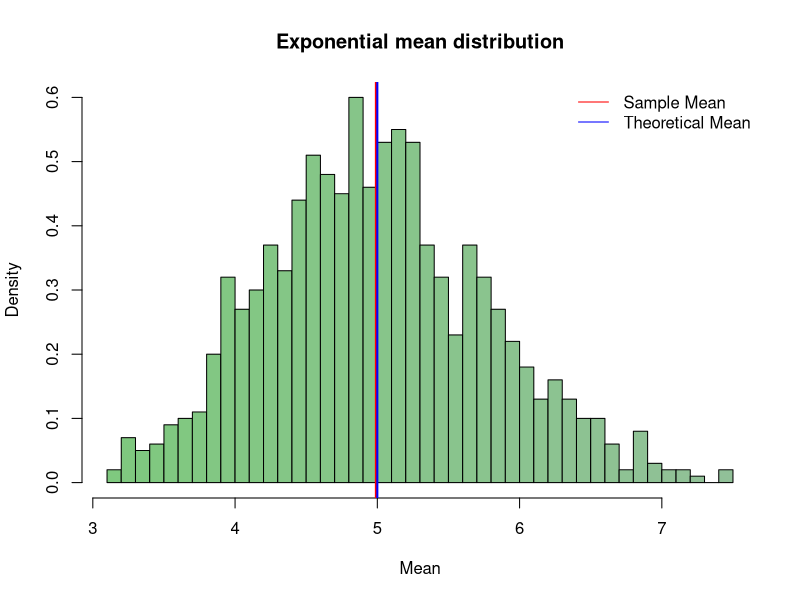
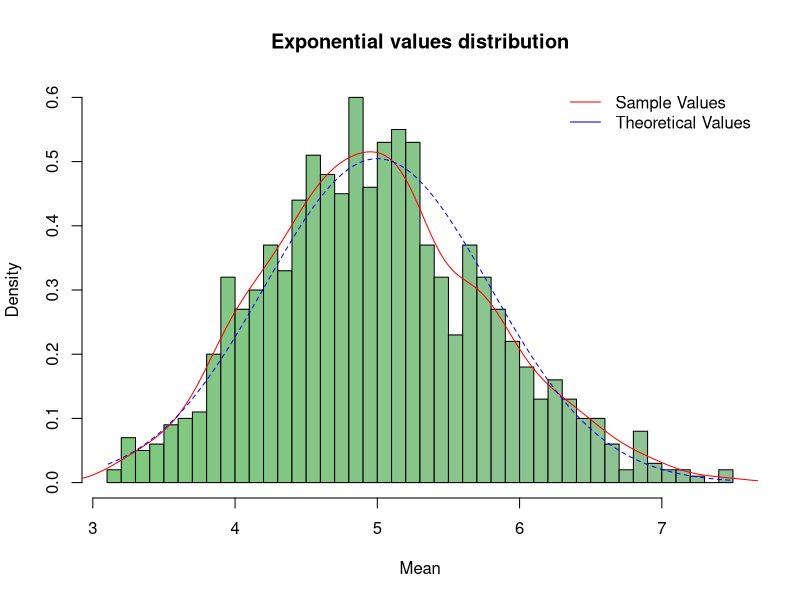

The R source for these figures, in order:
## ---- chunk 1
knitr::opts_chunk$set(echo = TRUE)
## ---- chunk 2
# Global settings
Sys.setlocale(category = 'LC_ALL','en_US.UTF-8')
## ---- chunk 3
set.seed(1)
lambda <- 0.2
sd <- 1 / lambda
tm <- 1 / lambda ## Theoretical mean
nexp <- 40 ## Number of distributions
nsim <- 1000 ## Number of simulations
mns = NULL ## Set mean vector to NULL
for (i in 1 : nsim) mns <- c(mns, mean(rexp(nexp,lambda)))
sm <- mean(mns) ## Sample mean
sv <- var(mns) ## variance of the means
tv <- (sd^2)/nexp ## theoretical variance

## ---- chunk 4
library(RColorBrewer)
cols <- colorRampPalette(brewer.pal(8,"Accent"))(length(mns))
hist(mns, breaks=40, prob = TRUE, main = "Exponential mean distribution", xlab="Mean", col=cols)
abline(v=mean(mns), col="red", lwd=2)
abline(v=tm, col="blue", lwd=2)
legend('topright', c("Sample Mean", "Theoretical Mean"), 
       bty = "n", lty = c(1,1), col = c("red", "blue"))
## ---- chunk 5
hist(mns, breaks = 40, prob = TRUE, main="Exponential values distribution", xlab="Mean", col=cols)
lines(density(mns), col="red")
xfit <- seq(min(mns), max(mns), length = 100)
yfit <- dnorm(xfit, mean = tm, sd = sqrt(tv))
lines(xfit, yfit, pch = 22, col = "blue", lty = 2)
legend('topright', c("Sample Values", "Theoretical Values"), 
       bty = "n", lty = c(1,1), col = c("red", "blue"))
